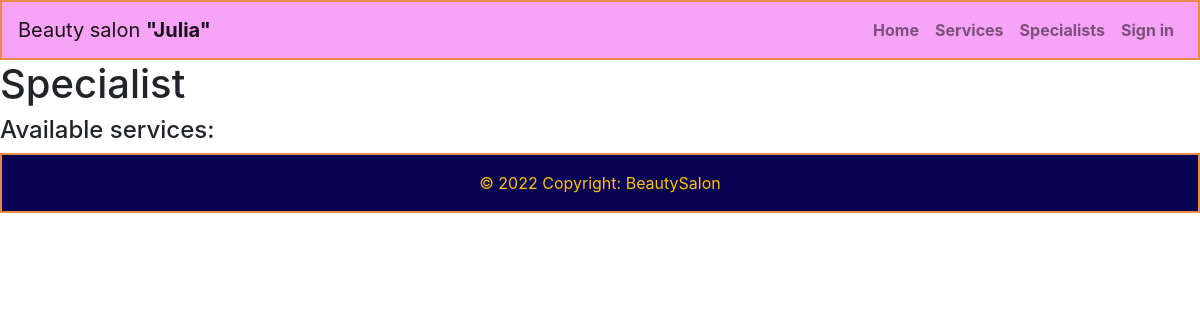
Before: /specialists/1/ with the older database file.
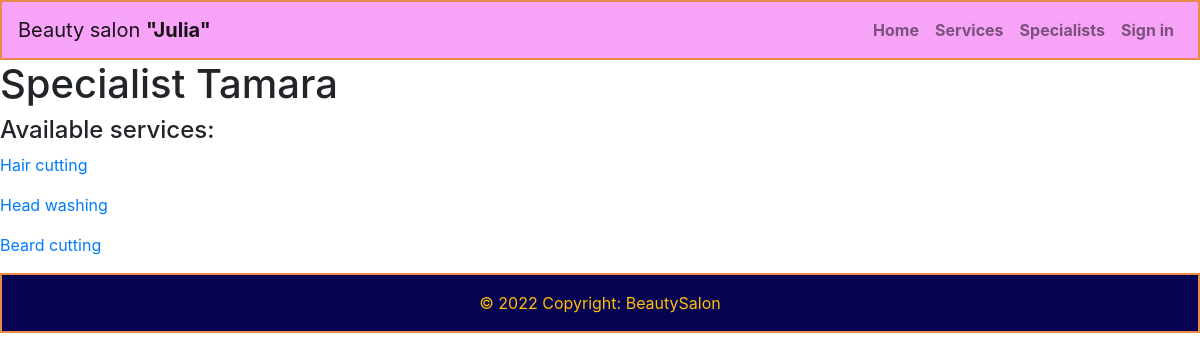
After: the same page with the newer database file.
### salon/models.py (models this page shows, shortened)
class Specialist(models.Model):
    RANKS = (
        (1, 'Rank 1'),
        (2, 'Rank 2')
    )
    STATUSES = (
        (1, 'Day off'),
        (2, 'At Work'),
        (3, 'Sickness'),
        (9, 'Fired')
    )
    name = models.CharField(max_length=150, null=False)
    rank = models.IntegerField(default=0, choices=RANKS)
    phone = models.CharField(max_length=20, null=False)
    status = models.IntegerField(default=1, choices=STATUSES)
    services = models.ManyToManyField(Service)

class Service(models.Model):
    name = models.CharField(max_length=250, unique=True)
    price = models.FloatField()
    duration = models.IntegerField()

### salon/views.py (the view)
# urls.py: path('specialists/<int:specialist_id>/', views.one_specialist, name='one_specialist'),
def one_specialist(request, specialist_id):
    specialist = {}
    available_services = []
    try:
        specialist = Specialist.objects.filter(status=2,
                                               id=specialist_id
                                               ).first()
        available_services = Service.objects.filter(specialist__id=specialist.id).all()
    except Exception as err:
        print(err)
    return render(request, 'salon/specialist.html', {'specialist': specialist,
                                                     'services': available_services})

### salon/templates/salon/specialist.html (shortened to what this page needs)
{% extends 'salon/base.html' %}
{% load static %}
{% block content %}
<h1>Specialist {{specialist.name}}</h1>
<h4>Available services:</h4>
{% for service in services %}
    <p><a href="{% url 'one_service' service.name specialist.id%}">{{service.name}}</a></p>
{% endfor %}
{% endblock %}

Changed rows visible on the page:
now on this page (row edited): Specialist: name "Tamara"
now on this page (row unchanged): Service: name "Hair cutting"
now on this page (row unchanged): Service: name "Head washing"
now on this page (row unchanged): Service: name "Beard cutting"
